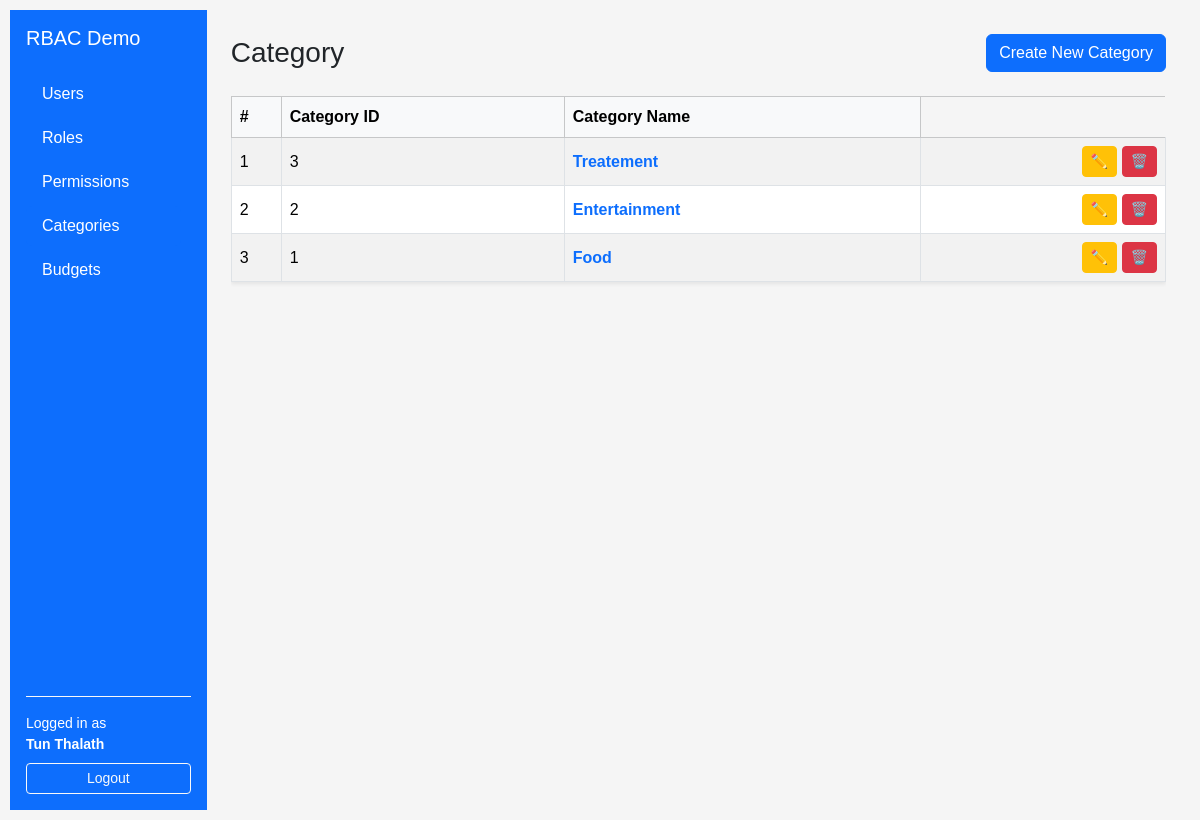
Screenshot of /categories/ (signed in) with the database file from the repository.
### app/models/user.py (models this page shows, shortened)
class User(UserMixin, db.Model):
    __tablename__ = "users"
    id = db.Column(db.Integer, primary_key=True)
    username = db.Column(db.String(80), unique=True, nullable=False)
    email = db.Column(db.String(120), unique=True, nullable=False)
    full_name = db.Column(db.String(120), nullable=False)
    is_active = db.Column(db.Boolean, default=True, nullable=False)
    password_hash = db.Column(db.String(255), nullable=False)
    created_at = db.Column(db.DateTime, default=datetime.utcnow, nullable=False)
    updated_at = db.Column(db.DateTime, default=datetime.utcnow, onupdate=datetime.utcnow, nullable=False)
    roles = db.relationship("Role", secondary=user_roles, back_populates="users")

### app/models/expense_budget.py (models this page shows)
class Category(db.Model):
    __tablename__ = "categories"
    id = db.Column(db.Integer, primary_key=True)
    budget_id = db.Column(db.Integer, db.ForeignKey("budgets.id"))
    name = db.Column(db.String(100), unique=True, nullable=False)
    budgets = db.relationship("Budget", secondary=cb, back_populates="categories")
    expenses = db.relationship("Expense", backref="category_ref", lazy=True)

### app/routes/category_routes.py (the view)
@category_bp.route("/")
@login_required
def index():
    categories = CS.get_all_category()
    return render_template("categories/index.html", categories=categories)

### app/services/category_service.py (called while the page is built)
    @staticmethod
    def get_all_category() -> List[Category]:
        return Category.query.order_by(Category.id.desc()).all()

### app/templates/categories/index.html (shortened to what this page needs)
{% extends "layouts/base.html" %}
{% block content %}
<div class="d-flex justify-content-between align-items-center mb-4">
    <h1 class="h3 mb-0">Category</h1>
    <a href="{{ url_for('categories.create') }}" class="btn btn-primary">Create New Category</a>
</div>
{% if categories %}
<div class="table-responsive">
    <table class="table table-striped table-bordered align-middle shadow-sm">
        <thead class="table-light">
            <tr>
                <th style="width: 50px">#</th>
                <th>Category ID</th>
                <th>Category Name</th>
            </tr>
        </thead>
        <tbody>
            {% for category in categories %}
            <tr>
                <td>{{ loop.index }}</td>
                <td>{{ category.id }}</td>
                <td>
                    <a
                        href="{{ url_for('categories.detail', category_id=category.id) }}"
                        class="text-decoration-none fw-semibold"
                    >
                    {{ category.name }}
                    </a>
                </td>
                <td class="text-end">
                    <a
                        href="{{ url_for('categories.edit', category_id = category.id) }}"
                        class="btn btn-sm btn-warning"
                        title="Edit"
                    >
                    ✏️
                    </a>
                    <a
                        href="{{ url_for('categories.delete_confirm', category_id = category.id) }}"
                        class="btn btn-sm btn-danger"
                        title="Delete"
                    >
                    🗑️
                    </a>
                </td>
            </tr>
            {% endfor %}
        </tbody>
    </table>
</div>
{% else %}
<div class="alert alert-info">
    No users found
    <a href="{{ url_for('categories.create') }}">Create the first Category</a>.
</div>
{% endif %}
{% endblock %}

### app/templates/layouts/base.html (shortened to what this page needs)
<!doctype html>
<html lang="en">
    <head>
        <link href="https://cdn.jsdelivr.net/npm/bootstrap@5.3.8/dist/css/bootstrap.min.css" rel="stylesheet" />
        <link rel="stylesheet" href="{{ url_for('static', filename='css/style.css') }} " />
    </head>
    <body>
        <div class="container-fluid">
        <div class="row min-vh-100">
            <nav class="col-12 col-md-3 col-lg-2 bg-primary text-white d-flex flex-column p-3">
    <h5 class="mb-4">RBAC Demo</h5>
    <div class="flex-grow-1 overflow-auto">
        <ul class="nav nav-pills flex-column gap-1">
            <li class="nav-item">
                <a href="{{ url_for('users.index') }}"
                   class="nav-link text-white {% if request.blueprint == 'users' %}active{% endif %}">
                    Users
                </a>
            </li>
            <li class="nav-item">
                <a href="{{ url_for('roles.index') }}"
                   class="nav-link text-white {% if request.blueprint == 'roles' %}active{% endif %}">
                    Roles
                </a>
            </li>
            <li class="nav-item">
                <a href="{{ url_for('permissions.index') }}"
                   class="nav-link text-white {% if request.blueprint == 'permissions' %}active{% endif %}">
                    Permissions
                </a>
            </li>
            <li class="nav-item">
                <a href="{{ url_for('categories.index') }}"
                   class="nav-link text-white {% if request.blueprint == 'categories' %}active{% endif %}">
                    Categories
                </a>
            </li>
            <li class="nav-item">
                <a href="{{ url_for('budgets.index') }}"
                   class="nav-link text-white {% if request.blueprint == 'budgets' %}active{% endif %}">
                    Budgets
                </a>
            </li>
        </ul>
    </div>
    <div class="mt-auto pt-3 border-top border-light">
        {% if current_user.is_authenticated %}
            <div class="small mb-2">
                Logged in as<br>
                <strong>{{ current_user.full_name }}</strong>
            </div>
            <a href="{{ url_for('auth.logout') }}"
               class="btn btn-outline-light btn-sm w-100">
                Logout
            </a>
        {% else %}
            <a href="{{ url_for('auth.login') }}"
               class="btn btn-outline-light btn-sm w-100">
                Login
            </a>
        {% endif %}
    </div>
</nav>
            <main class="col-12 col-md-9 col-lg-10 p-4">
                {% block content %}{% endblock %}
            </main>
        </div>
    </div>
</html>

### app/static/css/style.css (style rules this page uses)
body { background-color: #f5f5f5; font-family: Arial; margin: 10px; }
table td, table, th { vertical-align: middle; }
nav a { margin-right: 10px; }

### rows the page displays
User: full_name "Tun Thalath"
Category: id "3", name "Treatement"
Category: id "2", name "Entertainment"
Category: id "1", name "Food"
